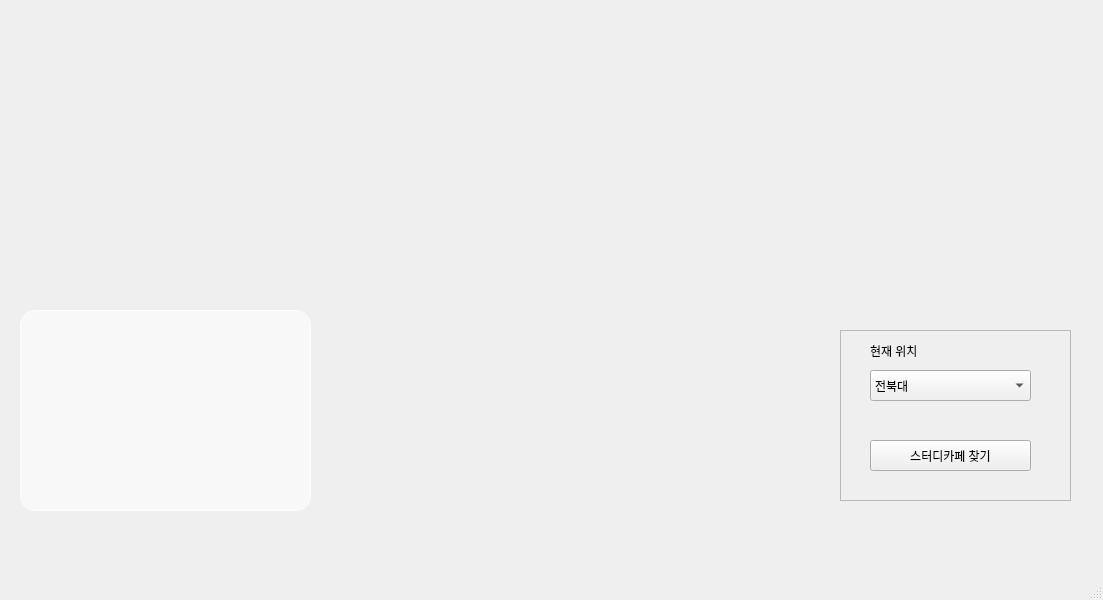
<?xml version="1.0" encoding="UTF-8"?>
<ui version="4.0">
 <class>MainWindow</class>
 <widget class="QMainWindow" name="MainWindow">
  <property name="geometry">
   <rect>
    <x>0</x>
    <y>0</y>
    <width>1103</width>
    <height>600</height>
   </rect>
  </property>
  <property name="windowTitle">
   <string>MainWindow</string>
  </property>
  <widget class="QWidget" name="centralwidget">
   <widget class="QListWidget" name="listWidget">
    <property name="geometry">
     <rect>
      <x>20</x>
      <y>310</y>
      <width>291</width>
      <height>201</height>
     </rect>
    </property>
    <property name="styleSheet">
     <string notr="true">background-color: rgba(255, 255, 255, 150);
border-radius: 15px;
border: 1px solid rgba(255, 255, 255, 200);</string>
    </property>
   </widget>
   <widget class="QFrame" name="frame">
    <property name="geometry">
     <rect>
      <x>840</x>
      <y>330</y>
      <width>231</width>
      <height>171</height>
     </rect>
    </property>
    <property name="styleSheet">
     <string notr="true">QFrame {
    background-color: rgba(255, 255, 255, 220);
    border: 1px solid rgba(200, 200, 200, 150);
    border-radius: 15px;
}

/* 콤보박스 스타일 */
QComboBox {
    border: 1px solid #bdc3c7;
    border-radius: 5px;
    padding: 5px;
    background-color: white;
    selection-background-color: #002d72;
}

/* 버튼 스타일 */
QPushButton {
    background-color: #002d72;
    color: white;
    border-radius: 8px;
    font-weight: bold;
    padding: 8px;
}

QPushButton:hover {
    background-color: #0040a0;
}

QPushButton:pressed {
    background-color: #001a4d;
}

/* 라벨(글씨) 스타일 */
QLabel {
    font-weight: bold;
    color: #333;
}


background-color: rgba(255, 255, 255, 120); /* 120은 투명도. 0~255 사이에서 조정 */
border-radius: 15px;
border: 1px solid rgba(255, 255, 255, 180);</string>
    </property>
    <property name="frameShape">
     <enum>QFrame::Shape::StyledPanel</enum>
    </property>
    <property name="frameShadow">
     <enum>QFrame::Shadow::Raised</enum>
    </property>
    <widget class="QComboBox" name="comboBox">
     <property name="geometry">
      <rect>
       <x>30</x>
       <y>40</y>
       <width>161</width>
       <height>31</height>
      </rect>
     </property>
     <item>
      <property name="text">
       <string>전북대</string>
      </property>
     </item>
     <item>
      <property name="text">
       <string>덕진공원</string>
      </property>
     </item>
     <item>
      <property name="text">
       <string>전주 객사</string>
      </property>
     </item>
     <item>
      <property name="text">
       <string>신시가지</string>
      </property>
     </item>
     <item>
      <property name="text">
       <string>에코시티</string>
      </property>
     </item>
     <item>
      <property name="text">
       <string>전주역</string>
      </property>
     </item>
    </widget>
    <widget class="QPushButton" name="pushButton">
     <property name="geometry">
      <rect>
       <x>30</x>
       <y>110</y>
       <width>161</width>
       <height>31</height>
      </rect>
     </property>
     <property name="text">
      <string>스터디카페 찾기</string>
     </property>
    </widget>
    <widget class="QLabel" name="label">
     <property name="geometry">
      <rect>
       <x>30</x>
       <y>10</y>
       <width>111</width>
       <height>21</height>
      </rect>
     </property>
     <property name="frameShape">
      <enum>QFrame::Shape::NoFrame</enum>
     </property>
     <property name="text">
      <string>현재 위치</string>
     </property>
    </widget>
   </widget>
  </widget>
  <widget class="QMenuBar" name="menubar">
   <property name="geometry">
    <rect>
     <x>0</x>
     <y>0</y>
     <width>1103</width>
     <height>26</height>
    </rect>
   </property>
  </widget>
  <widget class="QStatusBar" name="statusbar"/>
 </widget>
 <resources/>
 <connections/>
</ui>
